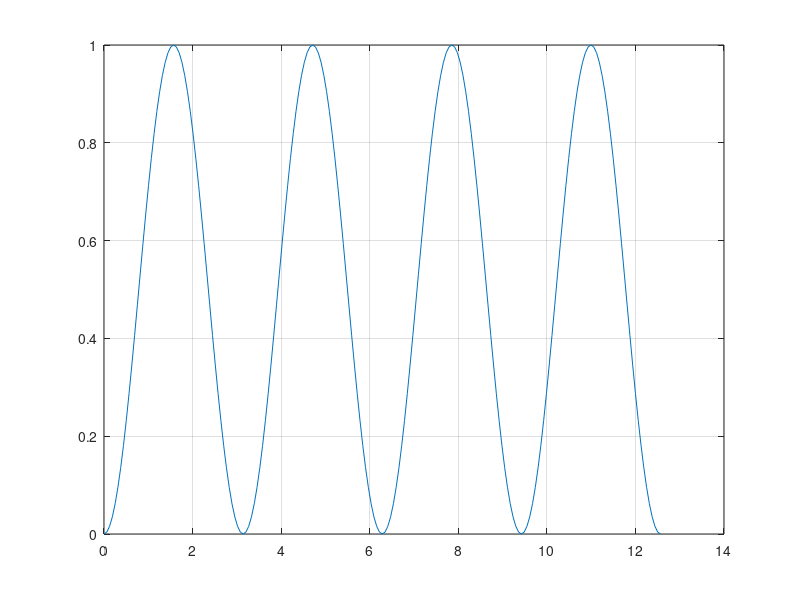

Write MATLAB code to recreate this figure. (Note: this script raises an error after producing the figure.)
clc; 
clear; 
clf;

E=1.;
phi_0=1;
dU=1.;
mu_left = 0;
mu_step = 0.01;
mu_right= 1;

phi=0:pi/50:4*pi;
u=1/2*dU*(1-cos(2*phi));
U_phi = zeros(1, length(phi));
x = zeros(1, length(phi));
y = zeros(1, length(phi));

for mu=mu_left:mu_step:mu_right
    sigma_w = E * mu * cos(phi-phi_0);

    for i=1:length(phi)
        U_phi(i) = u(i) + sigma_w(i);
        x(i) = phi(i);
        y(i) = U_phi(i);
    end

    figure(1);
    plot(x,y);
    hold on
    grid on

    figure(2);
    polarplot(phi, U_phi);
    hold on
    grid on
end
